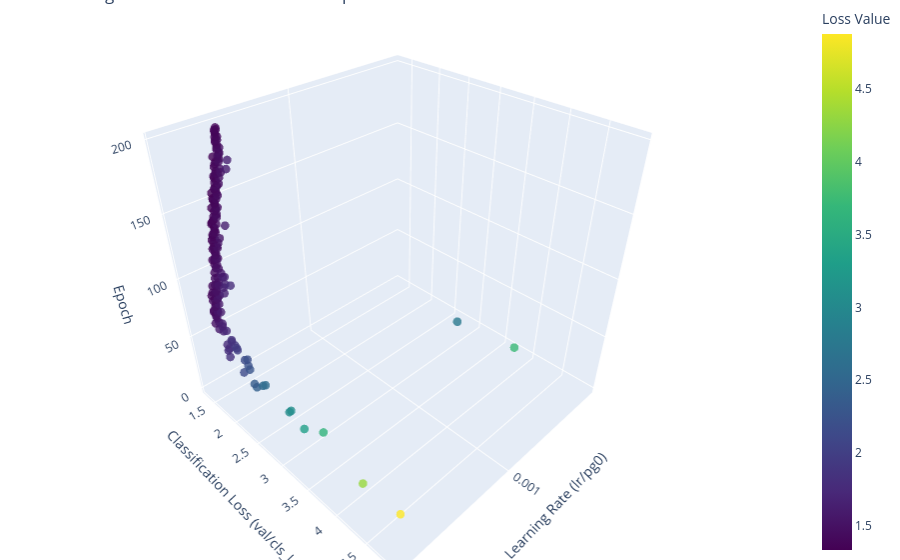

The cell this chart's notebook holds for it:
### Markdown cell above
_**NOTA:** `patience`=100 para EarlyStop_

### Code cell
graph_LrLoss_3D(df4)

### Figure 1 — Plotly figure (JSON) as saved in the notebook; plotly's stock layout.template omitted (floating-point values rounded to 4 significant figures; data arrays with more than 128 entries replaced by an {"elided": "..."} marker saying what was removed)
{"data": [{"marker": {"color": {"elided": "198 float values"}, "colorbar": {"title": {"text": "Loss Value"}}, "colorscale": [[0, "#440154"], [0.1111, "#482878"], [0.2222, "#3e4989"], [0.3333, "#31688e"], [0.4444, "#26828e"], [0.5556, "#1f9e89"], [0.6667, "#35b779"], [0.7778, "#6ece58"], [0.8889, "#b5de2b"], [1, "#fde725"]], "opacity": 0.8, "size": 5}, "mode": "markers", "type": "scatter3d", "x": {"elided": "198 float values"}, "y": {"elided": "198 float values"}, "z": {"elided": "198 int values"}}], "layout": {"margin": {"b": 0, "l": 0, "r": 0, "t": 0}, "scene": {"xaxis": {"title": {"text": "Learning Rate (lr/pg0)"}}, "yaxis": {"title": {"text": "Classification Loss (val/cls_loss)"}}, "zaxis": {"title": {"text": "Epoch"}}}, "title": {"text": "Learning Rate vs. Validation Loss vs. Epoch"}}}
